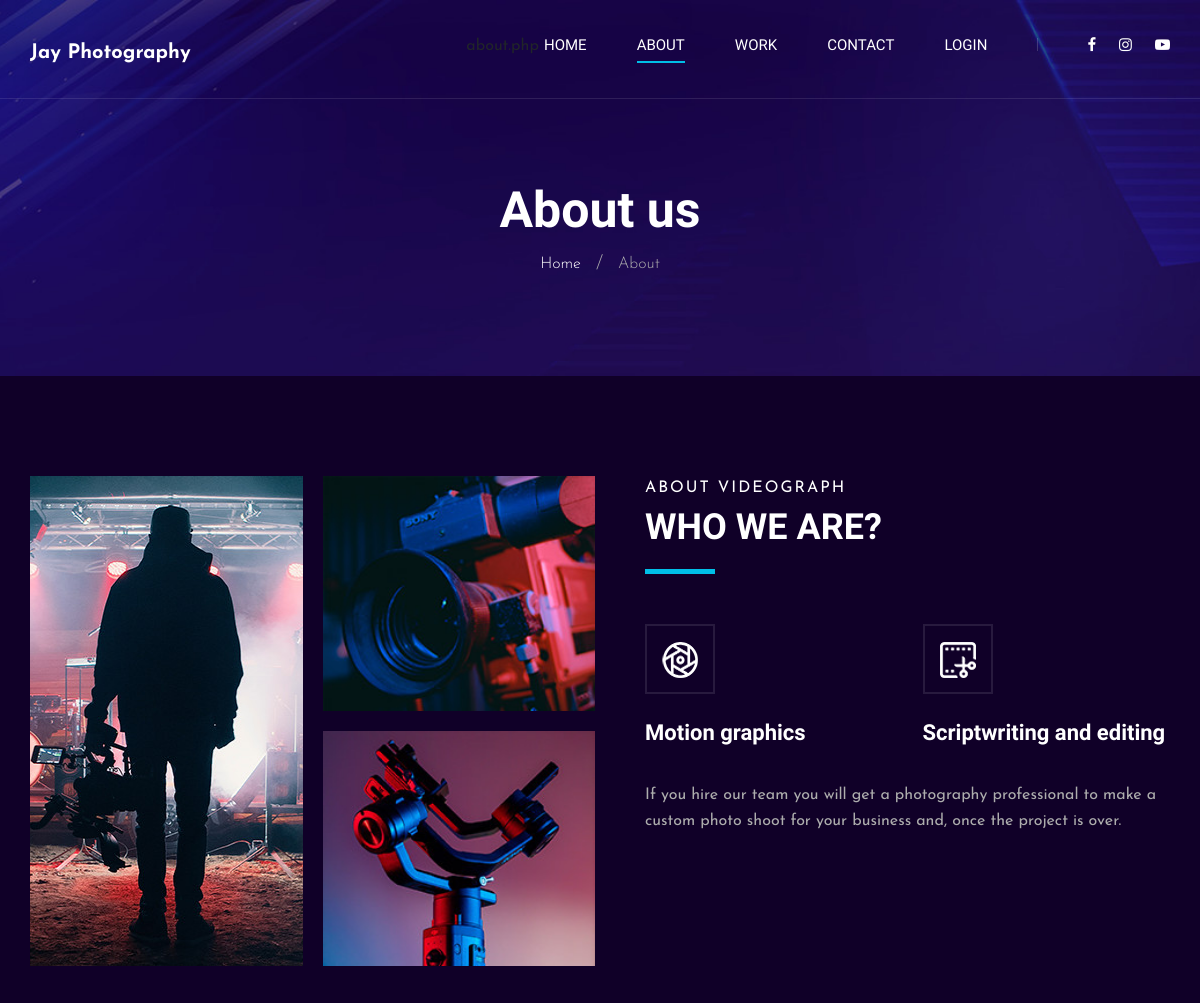
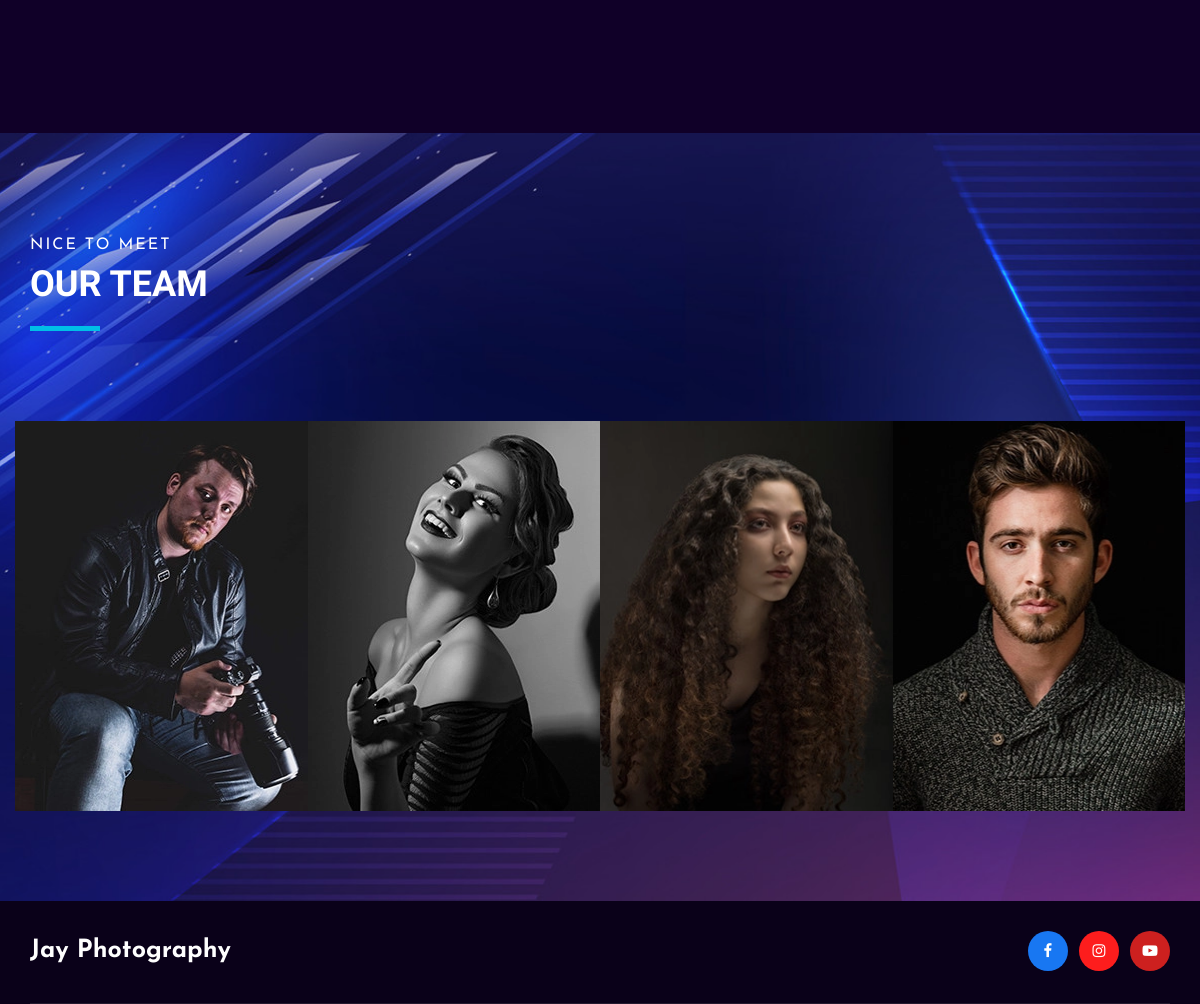
Page /about.php on the committed database (2 pictures, top to bottom).
### tables this page shows
CREATE TABLE `team` (
  `aid` int(11) NOT NULL,
  `atitle` varchar(255) NOT NULL,
  `adate` varchar(255) NOT NULL,
  `aimg` varchar(255) NOT NULL,
  `userId` varchar(255) NOT NULL,
  `active_record` varchar(255) NOT NULL DEFAULT 'Yes'
);

### teamSection.php (the view, shortened to what this page needs)
<section class="team spad set-bg" data-setbg="img/team-bg.jpg">
    <div class="container">
        <div class="row">
            <div class="col-lg-12">
                <div class="section-title team__title">
                    <span>Nice to meet</span>
                    <h2>OUR Team</h2>
                </div>
            </div>
        </div>
        <div class="row">
            <?php
            include("config.php");
            $sql_show_user = "SELECT * FROM team WHERE active_record = 'Yes' ORDER BY aid DESC LIMIT 0,4";
            $result_sql_show_user = mysqli_query($conn, $sql_show_user) or die("Query Failed!!");
            if (mysqli_num_rows($result_sql_show_user) > 0) {
                while ($row = mysqli_fetch_assoc($result_sql_show_user)) {
            ?>
                    <div class="col-lg-3 col-md-6 col-sm-6 p-0">
                        <div class="team__item set-bg" data-setbg="admin/upload/<?php echo ($row['aimg']) ?>">
                        </div>
                    </div>
            <?php }
            } ?>
        </div>
    </div>
</section>

### css/style.css (style rules this page uses)
html, body { height: 100%; font-family: "Josefin Sans", sans-serif; -webkit-font-smoothing: antialiased; }
h1, h2, h3, h4, h5, h6 { margin: 0; color: #111111; font-weight: 400; font-family: "Play", sans-serif; }
h2 { font-size: 36px; }
.section-title { margin-bottom: 50px; }
.section-title span { color: #ffffff; display: block; font-size: 16px; letter-spacing: 2px; text-transform: uppercase; margin-bottom: 6px; }
.section-title h2 { color: #ffffff; font-weight: 700; text-transform: uppercase; position: relative; padding-bottom: 25px; }
.section-title h2:after { position: absolute; left: 0; bottom: 0; height: 5px; width: 70px; background: #00bfe7; content: ""; }
.set-bg { background-repeat: no-repeat; background-size: cover; background-position: top center; }
.spad { padding-top: 100px; padding-bottom: 100px; }
.team { padding-bottom: 90px; }
.section-title.team__title { margin-bottom: 90px; }
.team__item { height: 390px; position: relative; overflow: hidden; }
@media only screen and (min-width: 1200px) { .container { max-width: 1170px; } }

### rows in the picture
team: shows a picture
team: shows a picture
team: shows a picture
team: shows a picture

### other values in the picture
$current_page "about.php"
